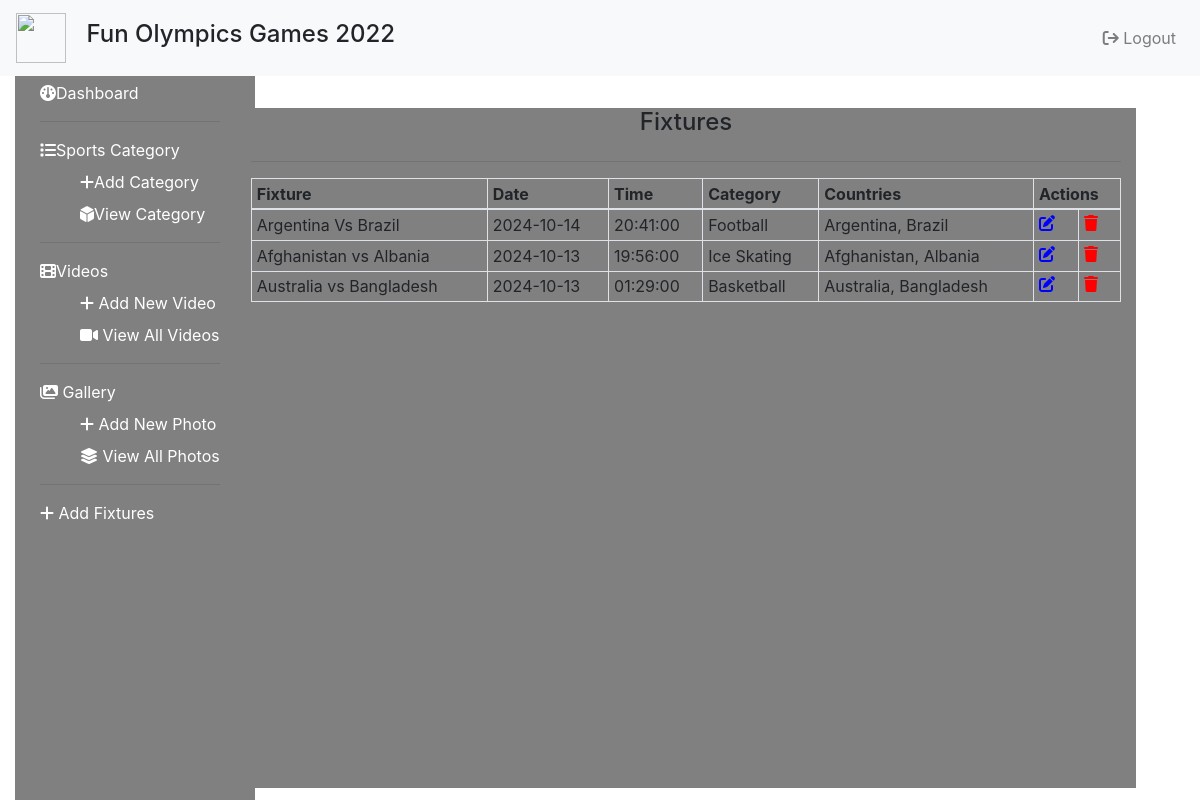
The app's page /admin/view_fixtures.php with its own data.
### tables this page shows
CREATE TABLE `fixtures` (
  `fid` int(255) NOT NULL,
  `fixture_date` date NOT NULL,
  `fixture_title` varchar(255) NOT NULL,
  `fixture_time` time NOT NULL,
  `fixture_category` varchar(255) NOT NULL,
  `fixture_countries` varchar(255) NOT NULL
);

### admin/functions.php (called while the page is built, shortened)
<?php include "../db.php"?>
<?php
function recordCount($table){
    global $connection;
    $query = "SELECT * FROM " . $table;
    $select_from_table = mysqli_query($connection, $query);
    $result = mysqli_num_rows($select_from_table);
    return $result;
}
?>

### admin/view_fixtures.php (the view, shortened to what this page needs)
<?php include "admin_header.php" ?>
<div class="col-md-3">
    <?php include "sidebar.php"?>
</div>
<div class="col-md-9" id="main-container">
    <h4 class="text-center">Fixtures</h4>
    <?php
        if(recordCount('fixtures')==0){
            echo"<h5 class='text-danger'>No fixtures</h5>";
        }
        else{
        echo "<div class='row'>
                <div class='col'>
                    <div class='table-responsive'>
                        <table class='table table-bordered table-sm'>
                            <hr>
                            <thead>
                                <tr>
                                    <th>Fixture</th>
                                    <th>Date</th>
                                    <th>Time</th>
                                    <th>Category</th>
                                    <th>Countries</th>
                                    <th colspan='3'>Actions</th>
                                </tr>
                            </thead>
                            <tbody>";
                            $query = "SELECT * FROM fixtures";
                            $select_fixtures = mysqli_query($connection, $query);
                            while($row = mysqli_fetch_assoc($select_fixtures)) {
                                $fid                = $row['fid'];
                                $fixture_title     = $row['fixture_title'];
                                $fixture_date     = $row['fixture_date'];
                                $fixture_time     = $row['fixture_time'];
                                $fixture_category     = $row['fixture_category'];
                                $fixture_countries     = $row['fixture_countries'];
                                echo "<tr>
                                        <td>$fixture_title</td>
                                        <td>$fixture_date </td>
                                        <td>$fixture_time</td>
                                        <td>$fixture_category </td>
                                        <td>$fixture_countries</td>
                                        <td><a href='edit_fixtures.php?edit=$fid&title=$fixture_title' style='color:blue' data-toggle='tooltip' data-placement='bottom' title='edit'><i class='fa-solid fa-pen-to-square'></i></a></td>
                                        <td><a href='view_fixtures.php?delete=$fid'  style='color:Red' onClick=\"javascript: return confirm('Are you sure you want to delete?'); \" data-toggle='tooltip' data-placement='bottom' title='delete'><i class='fa-solid fa-trash'></i></a></td>
                                    </tr>";
                            }
                            echo "</tbody>
                        </table>
                    </div>
                </div>
            </div>";
        } ?>
</div>
<?php include "admin_footer.php" ?>

### admin/css/style.css (style rules this page uses)
#main-container { position: fixed; left:18%; margin: 60px 0 0 20px; width: 100%; overflow: auto; height:85%; background-color: gray !important; }

### records on screen
fixtures: fixture_title "Argentina Vs Brazil", fixture_date "2024-10-14", fixture_time "20:41:00", fixture_category "Football", fixture_countries "Argentina, Brazil"
fixtures: fixture_title "Afghanistan vs Albania", fixture_date "2024-10-13", fixture_time "19:56:00", fixture_category "Ice Skating", fixture_countries "Afghanistan, Albania"
fixtures: fixture_title "Australia vs Bangladesh", fixture_date "2024-10-13", fixture_time "01:29:00", fixture_category "Basketball", fixture_countries "Australia, Bangladesh"
